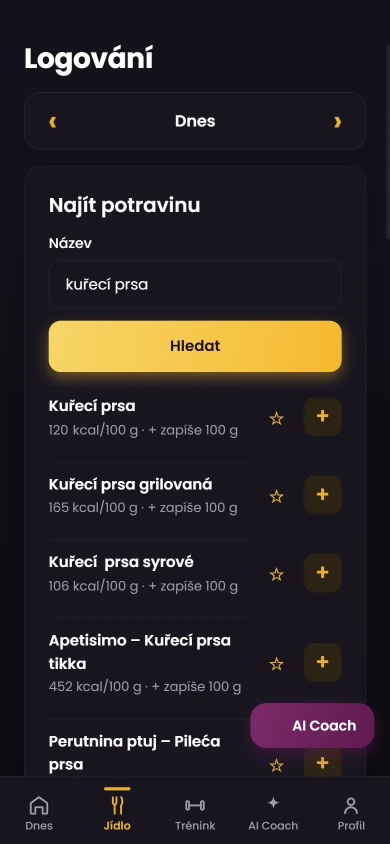
#> input picture _cloud/videa/src/img/zapis-jidla-v2.webp, 780 x 1688 px (shown at 1/2 size)
$ python oprava-odznaku.py img/zapis-jidla-v2.webp img/ak-dozivotni.png
#> lines starting #> are read from the running program, lines starting #| are printed output that depends on the picture; after the words box and inside, x2 and y2 are one past the last pixel; in counts of white or black regions, pixels touching at a corner belong together
"""Odstraní odznak „Ověřeno Martinem“ z assets/app/zapis-jidla.webp (zrušen v appce 22. 8. 2026).
Použití: python3 oprava-odznaku.py assets/app/zapis-jidla.webp vystup.png; pak uložit jako webp q90.
Řádek se skládá z pixelů originálu (stejné písmo, barva, vyhlazení), nic se nepíše fontem."""
import sys
from PIL import Image; import numpy as np
src, out = sys.argv[1], sys.argv[2]
im = np.array(Image.open(src).convert('RGB'))
#> im is the input picture: shape (1688, 780, 3); mean R, G, B 42.8, 35.7, 39
H, W, _ = im.shape
#> H = 1688; W = 780
BG = np.array([25, 21, 31], dtype=np.uint8)
LINE = 40          # rozteč řádků meta textu
TXT = (90, 520)    # sloupec s texty
ICO = (525, 705)   # hvězdička + tlačítko +

def row(a, b, title, m1, m2, num_x, k_x, icons, divider):
    """a..b = rozsah řádku v originále (bez horního oddělovače). Vrátí nový řádek o LINE nižší."""
#> called with a = 708, b = 885, title = (712, 760), m1 = (760, 802), m2 = (802, 846), num_x = (356, 402, 360), k_x = 48, icons = (730, 818)
    h = (b - a) - LINE
    canvas = np.repeat(im[1060:1061], h, axis=0).copy()       # čistý řádek karty (okraje karty, pozadí)
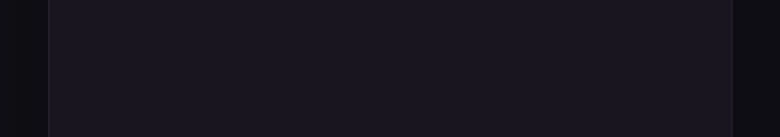
#> canvas: shape (137, 780, 3); mean R, G, B 23.7, 20.1, 29.7
    def paste(y0, y1, x0, x1, dy=0, dx=0):
#> called with y0 = 712, y1 = 760, x0 = 90, x1 = 520, dy = 0, dx = 0
        canvas[y0 - a + dy:y1 - a + dy, x0 + dx:x1 + dx] = im[y0:y1, x0:x1]
    paste(*title, *TXT)                                         # název potraviny beze změny
    # číslo kcal z 1. řádku meta, posunuté doleva na začátek řádku (x 98 jako u „106 kcal“)
    canvas[m1[0] - a:m1[1] - a, TXT[0]:TXT[1]] = BG
    paste(m1[0], m1[1], num_x[0], num_x[1], dx=98 - num_x[2])
#> in paste (call 2), `canvas[y0 - a + dy:y1 - a + dy, x0 + dx:x1 + dx] = im[y0:y1, x0:x1]`: canvas: shape (137, 780, 3); mean R, G, B 54.9, 45.5, 36.4
    # „kcal/100 g · + zapíše 100 g“ z 2. řádku, o řádek výš, za číslo s mezerou jako v originále
    paste(m2[0], m2[1], 95, 470, dy=-LINE, dx=k_x)
    # ikony o polovinu řádku výš, ať jsou zase svisle na středu
    paste(icons[0], icons[1], *ICO, dy=-LINE // 2)
#> call 4 of paste, with y0 = 730, y1 = 818, x0 = 525, x1 = 705, dy = -20, dx = 0
#> in paste (call 4), `canvas[y0 - a + dy:y1 - a + dy, x0 + dx:x1 + dx] = im[y0:y1, x0:x1]`:
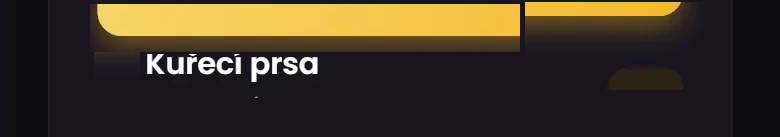
#> canvas: shape (137, 780, 3); mean R, G, B 64.8, 54.1, 40.5
    # spodní oddělovač
    paste(divider[0], divider[1], 50, 735, dy=-LINE)
#> in paste (call 5), `canvas[y0 - a + dy:y1 - a + dy, x0 + dx:x1 + dx] = im[y0:y1, x0:x1]`: canvas: shape (137, 780, 3); 0.17% of pixels changed, all inside (x1, y1, x2, y2) = (196, 132, 368, 137)
    return canvas

# řádek 1: Kuřecí prsa (originál 708..885), číslo „120“ = sloupce 358..401, ink „1“ začíná na 360
r1 = row(708, 885, title=(712, 760), m1=(760, 802), m2=(802, 846),
         num_x=(356, 402, 360), k_x=48, icons=(730, 818), divider=(880, 885))
# řádek 2: Kuřecí prsa grilovaná (originál 885..1083), „165“ = 358..401, ink „1“ na 360
r2 = row(885, 1083, title=(905, 955), m1=(955, 997), m2=(997, 1041),
         num_x=(356, 401, 360), k_x=47, icons=(925, 1013), divider=(1077, 1083))
#> call 2 of row, with a = 885, b = 1083, title = (905, 955), m1 = (955, 997), m2 = (997, 1041), num_x = (356, 401, 360), k_x = 47, icons = (925, 1013)
#> in row (call 2), `canvas = np.repeat(im[1060:1061], h, axis=0).copy()`:
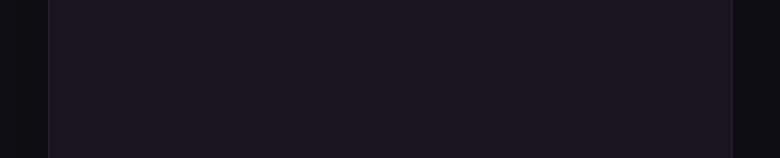
#> canvas: shape (158, 780, 3); mean R, G, B 23.7, 20.1, 29.7
#> in paste (call 6), `canvas[y0 - a + dy:y1 - a + dy, x0 + dx:x1 + dx] = im[y0:y1, x0:x1]`: canvas: shape (158, 780, 3); 2.81% of pixels changed, all inside (x1, y1, x2, y2) = (96, 35, 500, 70)
#> in paste (call 9), `canvas[y0 - a + dy:y1 - a + dy, x0 + dx:x1 + dx] = im[y0:y1, x0:x1]`:
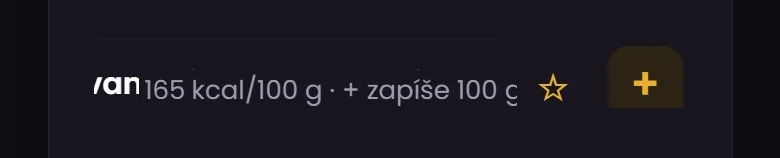
#> canvas: shape (158, 780, 3); mean R, G, B 28.2, 24.2, 32.6
#> in paste (call 10), `canvas[y0 - a + dy:y1 - a + dy, x0 + dx:x1 + dx] = im[y0:y1, x0:x1]`: canvas: shape (158, 780, 3); 1.03% of pixels changed, all inside (x1, y1, x2, y2) = (50, 152, 735, 158)

top = np.empty((2 * LINE, W, 3), np.uint8); top[:] = (21, 17, 28)   # prázdné pozadí nad nadpisem (průměr 1. řádku)
new = np.concatenate([top, im[0:708], r1, r2, im[1083:]], axis=0)
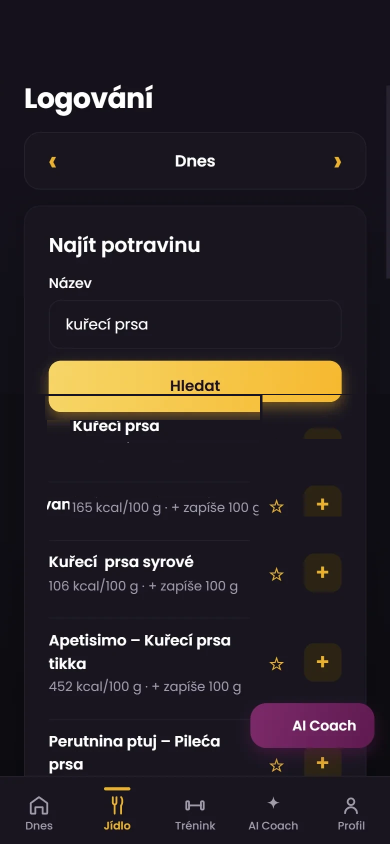
#> new: shape (1688, 780, 3) (shown at 1/2 size); mean R, G, B 40.8, 34, 38.1
assert new.shape == im.shape, new.shape
img = Image.fromarray(new)
if out.endswith('.webp'):
    img.save(out, 'WEBP', lossless=True, method=6)
else:
    img.save(out)
print('ok', new.shape)
#| ok (1688, 780, 3)
